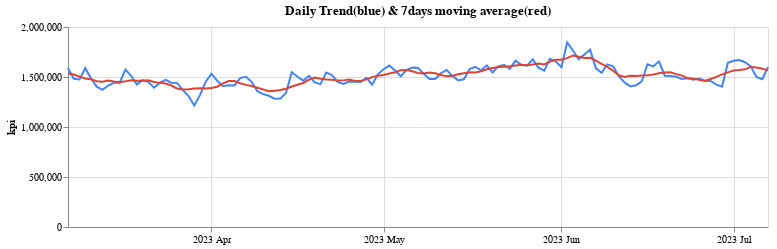
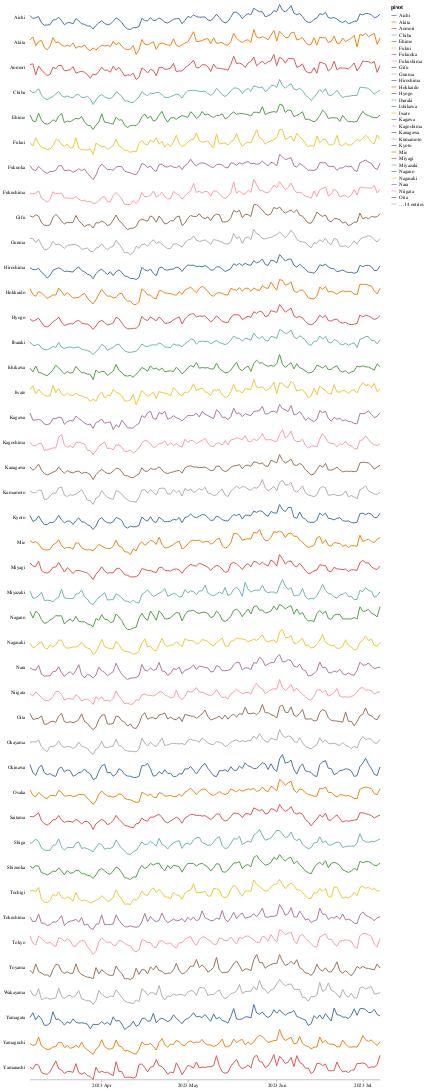
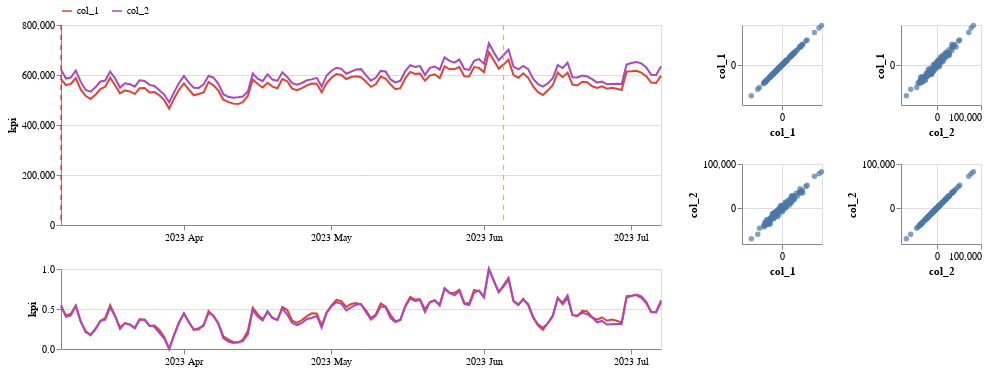
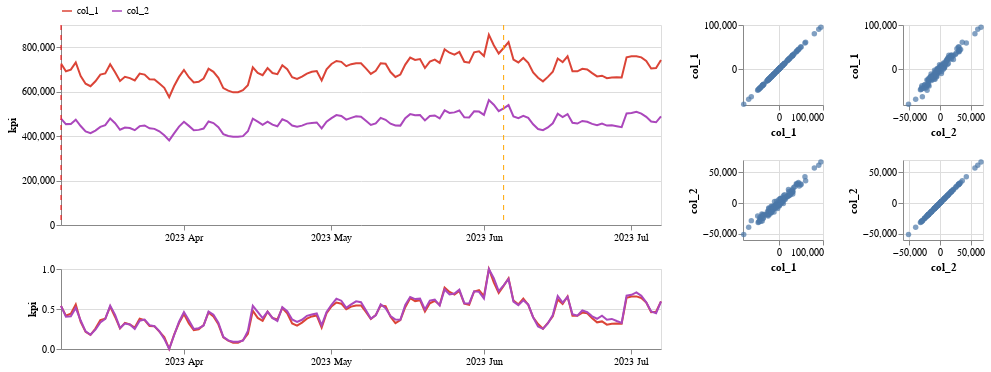

These figures' notebook cell, in order:
### Code cell
# @title Step.2
%%time
case_1.load_data()
case_1.format_data()

if case_1.purpose_selection.selected_index == 0:
  case_1.run_causalImpact()
else:
  case_1.run_experimental_design()
